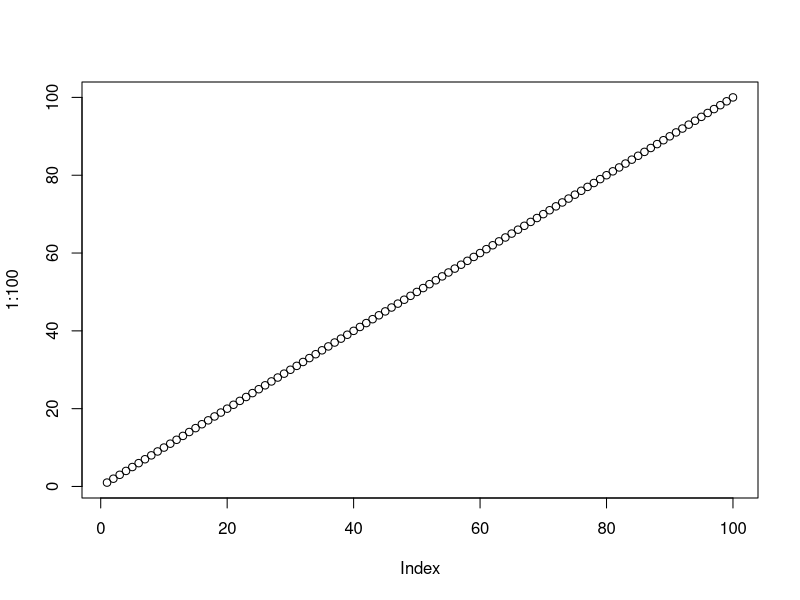
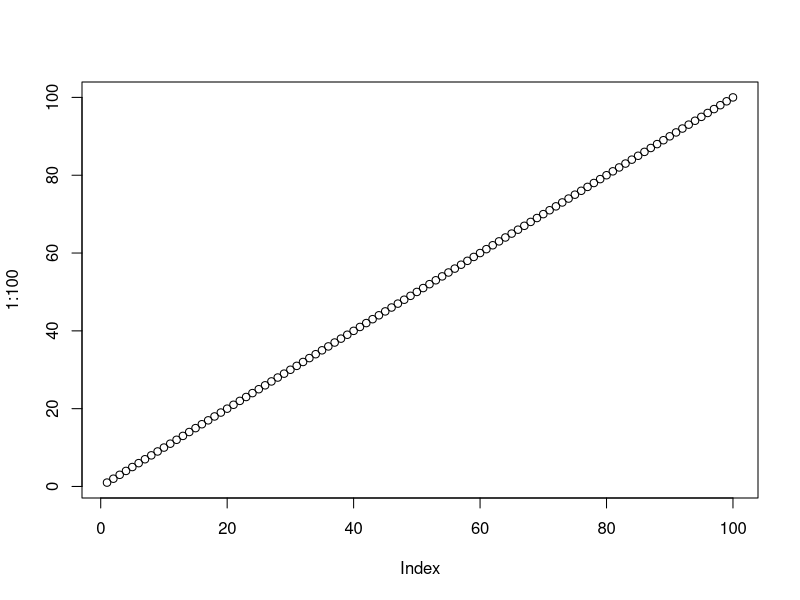
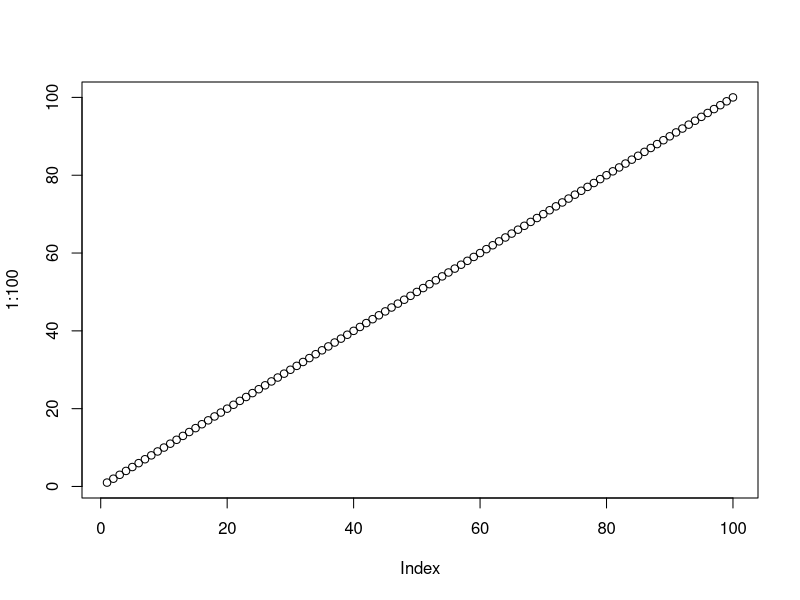
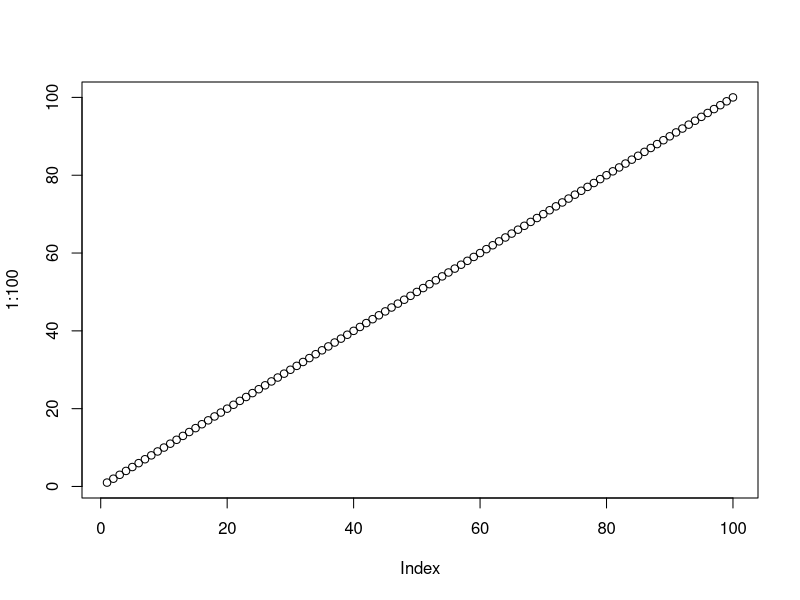

These charts were generated, in order, by the following R code:
## ---- chunk 1


## ---- chunk 2

plot(1:100)

## ---- chunk 3

plot(1:100)

## ---- chunk 4

plot(1:100)

## ---- chunk 5

plot(1:100)

## ---- chunk 6


